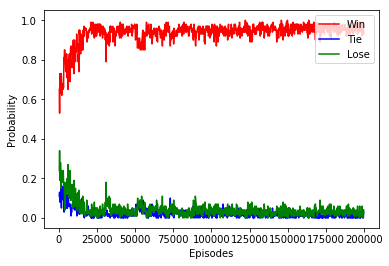

This chart was generated by the following Python code:
from __future__ import print_function
from collections import defaultdict
from itertools import count
import numpy as np
import math
import random
import torch
import torch.nn as nn
import torch.nn.functional as F
import torch.optim as optim
import torch.distributions
from torch.autograd import Variable
import matplotlib.pyplot as plt

class Environment(object):
    """
    The Tic-Tac-Toe Environment
    """
    # possible ways to win
    win_set = frozenset([(0,1,2), (3,4,5), (6,7,8), # horizontal
                         (0,3,6), (1,4,7), (2,5,8), # vertical
                         (0,4,8), (2,4,6)])         # diagonal
    # statuses
    STATUS_VALID_MOVE = 'valid'
    STATUS_INVALID_MOVE = 'inv'
    STATUS_WIN = 'win'
    STATUS_TIE = 'tie'
    STATUS_LOSE = 'lose'
    STATUS_DONE = 'done'

    def __init__(self):
        self.reset()

    def reset(self):
        """Reset the game to an empty board."""
        self.grid = np.array([0] * 9) # grid
        self.turn = 1                 # whose turn it is
        self.done = False             # whether game is done
        return self.grid

    def render(self):
        """Print what is on the board."""
        map = {0:'.', 1:'x', 2:'o'} # grid label vs how to plot
        print(''.join(map[i] for i in self.grid[0:3]))
        print(''.join(map[i] for i in self.grid[3:6]))
        print(''.join(map[i] for i in self.grid[6:9]))
        print('====')

    def check_win(self):
        """Check if someone has won the game."""
        for pos in self.win_set:
            s = set([self.grid[p] for p in pos])
            if len(s) == 1 and (0 not in s):
                return True
        return False

    def step(self, action):
        """Mark a point on position action."""
        assert type(action) == int and action >= 0 and action < 9
        # done = already finished the game
        if self.done:
            return self.grid, self.STATUS_DONE, self.done
        # action already have something on it
        if self.grid[action] != 0:
            return self.grid, self.STATUS_INVALID_MOVE, self.done
        # play move
        self.grid[action] = self.turn
        if self.turn == 1:
            self.turn = 2
        else:
            self.turn = 1
        # check win
        if self.check_win():
            self.done = True
            return self.grid, self.STATUS_WIN, self.done
        # check tie
        if all([p != 0 for p in self.grid]):
            self.done = True
            return self.grid, self.STATUS_TIE, self.done
        return self.grid, self.STATUS_VALID_MOVE, self.done

    def random_step(self):
        """Choose a random, unoccupied move on the board to play."""
        pos = [i for i in range(9) if self.grid[i] == 0]
        move = random.choice(pos)
        return self.step(move)

    def play_against_random(self, action):
        """Play a move, and then have a random agent play the next move."""
        state, status, done = self.step(action)
        if not done and self.turn == 2:
            state, s2, done = self.random_step()
            if done:
                if s2 == self.STATUS_WIN:
                    status = self.STATUS_LOSE
                elif s2 == self.STATUS_TIE:
                    status = self.STATUS_TIE
                else:
                    raise ValueError("???")
        return state, status, done
    
def select_action(policy, state):
    """Samples an action from the policy at the state."""
    state = torch.from_numpy(state).long().unsqueeze(0)
    state = torch.zeros(3,9).scatter_(0,state,1).view(1,27)
    pr = policy(Variable(state))
    m = torch.distributions.Categorical(pr) 
    action = m.sample()
    log_prob = torch.sum(m.log_prob(action))
    return action.data[0], log_prob

def load_weights64(policy, episode):
    """Load saved weights"""
    weights = torch.load("ttt_64/policy-%d.pkl" % episode)
    policy.load_state_dict(weights)

class Policy64(nn.Module):
    """
    The Tic-Tac-Toe Policy
    """
    def __init__(self, input_size=27, hidden_size=64, output_size=9):
        super(Policy64, self).__init__()
        self.net = nn.Sequential(
                nn.Linear(input_size,hidden_size),
                nn.ReLU(),
                nn.Linear(hidden_size,output_size),
                nn.Softmax()
                )
        
    def forward(self, x):
        y = self.net(x)
        return y
    

######################
##### Part 6
######################
winR = np.array([])
tieR = np.array([])
loseR = np.array([])
trainNum = 200000

policy64 = Policy64()
for ep in range(200,trainNum,200):
    print(ep)
    load_weights64(policy64, ep) # load the file
    # count win/tie/lose games
    winCount = 0
    tieCount = 0
    loseCount = 0
    # play 100 games
    for i in range(100):
        game = Environment()
        #print('round %d'%i)
        state = game.reset()
        #game.render()
        done = False
        while not done:
            action, logprob = select_action(policy64, state)
            state, status, done = game.play_against_random(action)
            
        if status == 'win':
            winCount += 1
        elif status == 'tie':
            tieCount += 1
        else:
            loseCount += 1
        
    winR = np.append(winR,winCount/100.0)
    tieR = np.append(tieR,tieCount/100.0)
    loseR = np.append(loseR,loseCount/100.0)
        
# plot the win/tie/lose rate
fig = plt.figure()
plt.plot(range(200,trainNum,200),winR.tolist(),'r',label='Win')
plt.plot(range(200,trainNum,200),tieR.tolist(),'b',label='Tie')
plt.plot(range(200,trainNum,200),loseR.tolist(),'g',label='Lose')
plt.legend(loc='upper right')
plt.xlabel('Episodes')
plt.ylabel('Probability')
plt.show() 
